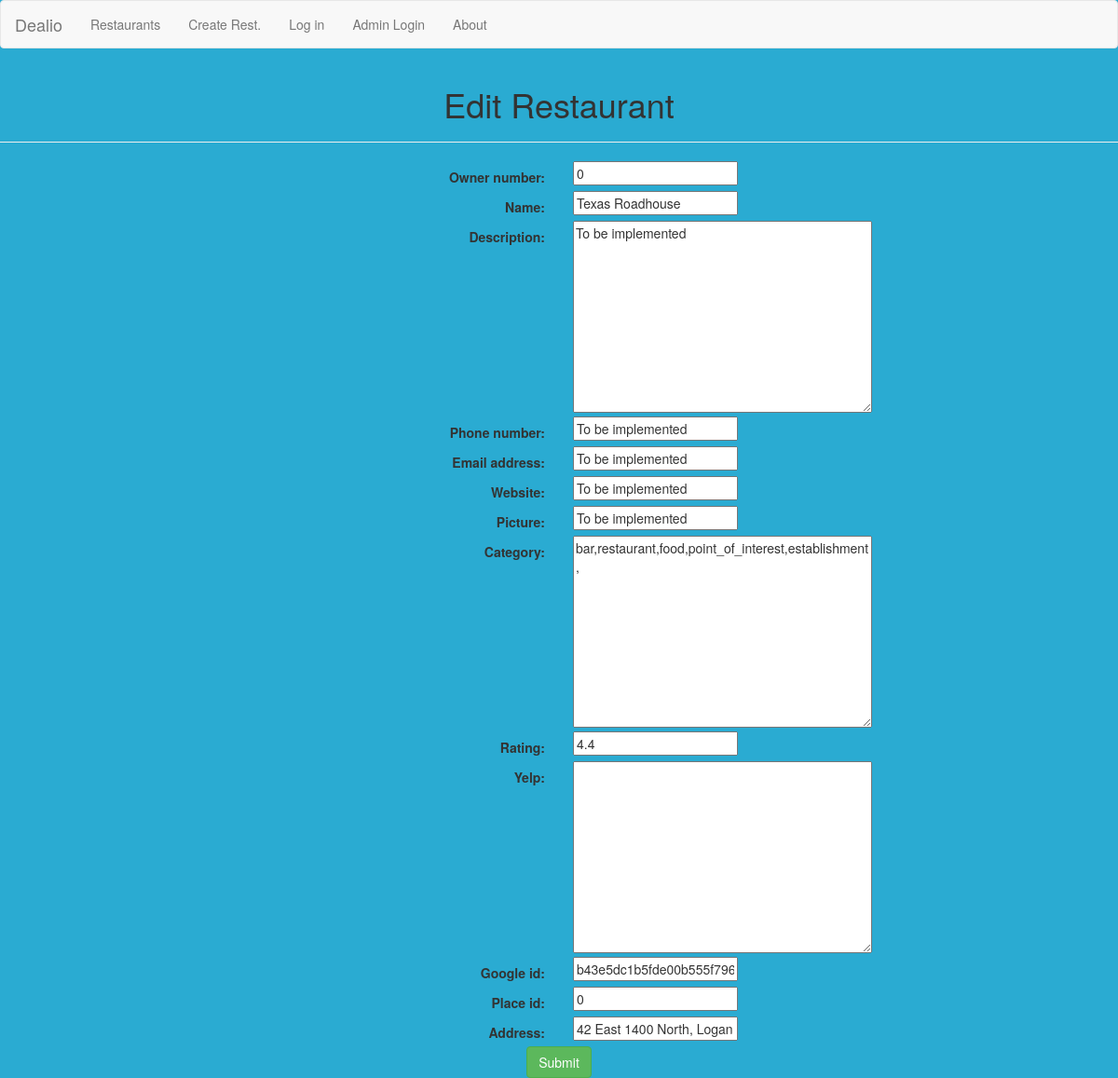
Page /restaurant/1/ on the earlier database version.
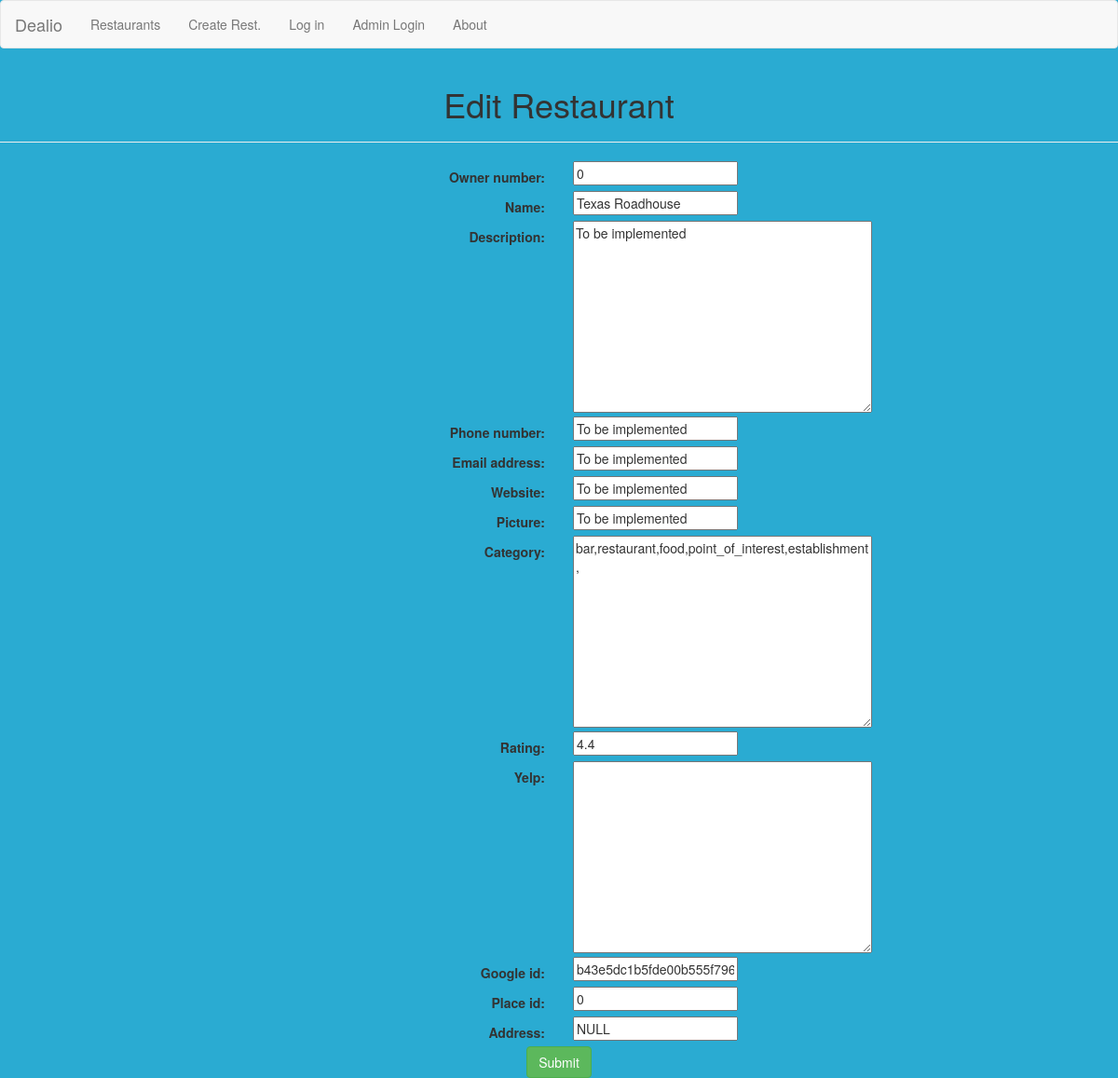
Same page on the later database version.
### dealioApp/models.py (models this page shows, shortened)
class Restaurant(models.Model):
    categoryOptions = (
        ('Food Choice',(
                ('American', 'American'),
                ('Chinese', 'Chinese'),
                ('Indian', 'Indian'),
                ('Mexican', 'Mexican'),
                ('Italian', 'Italian'),
            )
         ),
    )
    proms = models.ManyToManyField(Promotion)
    promos = []
    is_filtered = True
    owner_number = models.IntegerField()
    name = models.CharField(max_length=50)
    description = models.TextField()
    address = models.CharField(max_length=50)
    phone_number = models.CharField(max_length=25)
    email_address = models.CharField(max_length=30)
    website= models.CharField(max_length=75)
    picture = models.CharField(max_length=50)
    category = models.TextField()
    rating = models.CharField(max_length=5)
    yelp = models.TextField()
    google_id = models.CharField(max_length=100)
    place_id = models.CharField(max_length=100, default='0')

### dealioApp/views.py (the view)
# urls.py: url(r'^restaurant/(?P<pk>\d+)/$', views.RestaurantUpdate.as_view(), name='restaurant-update'),
class RestaurantUpdate(UpdateView):
    model = Restaurant
    fields = ['owner_number', 'name', 'description', 'phone_number', 'email_address', 'website', 'picture', 'category','rating', 'yelp','google_id','place_id','address']

### dealioApp/templates/dealioApp/restaurant_form.html (shortened to what this page needs)
<!DOCTYPE html>
<html lang="en">
<head>
    {% extends "dealioApp/home.html" %}
    {% block content %}
    <div class="container-fluid">
        <div class="row" align="center">
            <h1>Edit Restaurant</h1>
            <hr>
            <form class="form-horizontal" action="" method="post">
                <div class="container-fluid" align="center">
                {% for field in form %}
                  <div class="row" align="center">
                    <div class="col-xs-2 col-sm-2 col-md-2 col-lg-2">
                    </div>
                    <div class="col-xs-4 col-sm-4 col-md-4 col-lg-4" align="right">
                        <label class="control-label">{{ field.label_tag }}</label>
                    </div>
                    <div class="col-xs-6 col-sm-6 col-md-6 col-lg-6" align = "left">
                        {{ field }}
                    </div>
                  </div>
                {% endfor %}
                </div>
                <div align="center">
                    <button type="submit" class="btn btn-success">Submit</button>
                </div>
            </form>
        </div>
    </div>
  {% endblock %}

Differences in the rows shown:
changed Restaurant "Texas Roadhouse": address "42 East 1400 North, Logan" → "NULL"
